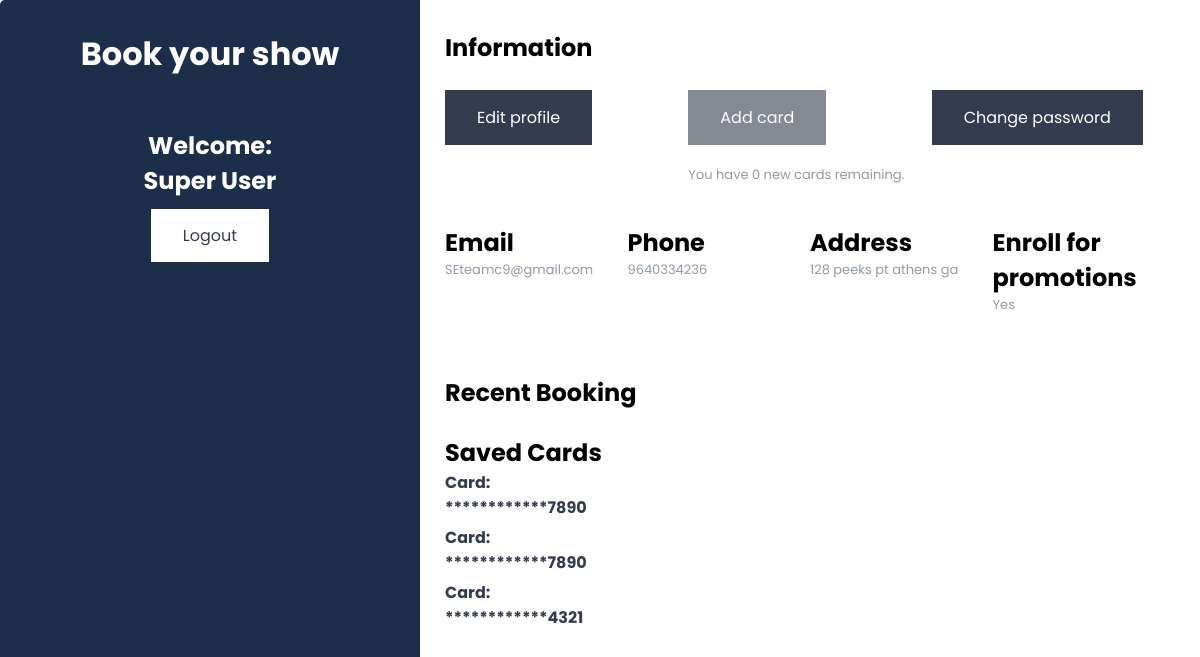
The app's page /user-profile (signed in) with its own data.
### users/models.py (models this page shows, shortened)
class User(AbstractBaseUser, PermissionsMixin):
    username_validator = UnicodeUsernameValidator() if hasattr(validators, 'UnicodeUsernameValidator') else ASCIIUsernameValidator()
    user_name = models.CharField(unique=True, max_length=50, validators=[username_validator])
    first_name = models.CharField(max_length=30)
    last_name = models.CharField(max_length=30)
    email = models.EmailField(unique=True)
    password = models.CharField(_('password'), max_length=128,
        validators=[validators.MinLengthValidator(8), validators.RegexValidator(
            regex='^(?=.*[A-Z])(?=.*\d).*$', message=_("Your password must contain at least 8 characters, including one uppercase letter and one digit."), code='invalid_password'
        )]
    )
    address = models.CharField(max_length=200)
    phone = models.IntegerField(default = None,null=True,blank=True)
    enrollForPromotions = models.BooleanField(default=False)
    is_admin = models.BooleanField(default=False)
    is_staff = models.BooleanField(default=False)
    is_active = models.BooleanField(default=False)
    USERNAME_FIELD = 'user_name'
    REQUIRED_FIELDS = ['first_name', 'last_name', 'email','password','is_admin','is_staff','is_active']
    objects = UserManager()
    def __str__(self):
        return self.user_name

### home/views.py (the view)
# urls.py: path('user-profile', views.user_profile, name="user-profile"),
def user_profile(request):
    users = request.user
    users = User.objects.get(user_name = users)
    cards = Account.objects.filter(user=users)
    orders = Order.objects.filter(userID= users)
    cardList = []
    if cards.count() == 0:
        accountRemaining = 3
    else:
        accountRemaining = 3 - cards.count()
        for card in cards:
            cardno = card.cardNo
            fernet = CardEncr.fernet
            bites = bytes(cardno, 'utf-8')
            decoded = fernet.decrypt(bites).decode()
            decoded = decoded[-4:]
            cardList.append(decoded)
    context = {'users': users, 'accountRemain': accountRemaining, 'cards': cardList,'orders':orders}
    return render(request, '../templates/user-profile.html', context)

### templates/user-profile.html (shortened to what this page needs)
<!DOCTYPE html>
<html lang="en">
{% load static %}
<head>
    <link rel="stylesheet" href="{% static 'css/user-profile.css' %}">
</head>
<body>
    <div class="wrapper">
    <div class="left">
        <a href="{% url 'home' %}" style="text-decoration: none;" class="navbar-brand">
            <h1 style="color: white;">Book your show</h1><br><br>
        </a>
        <h2>Welcome: </h2>
        <h2>{{ user.first_name }} {{ user.last_name }}</h2>
        <br>
        <a href="{% url 'logout' %}" class="logout" style="text-decoration: none; color: #353c4e; font-size: 16px; background-color: white; padding: 15px 32px; text-align: center;">Logout</a>
    </div>
    <div class="right" style="overflow: auto;">
        <div class="info">
          <h2>Information</h2>
            <br>
            <div class="info_data">
                <div class="btn-group data">
                    <a href="{% url 'editprofile' %}" style="text-decoration: none;color: #FFFFFF;"/><button class="button">Edit profile</button></a>
                </div>
                <div class = "btn-group data">
                    {% if accountRemain != 0 %}
                    <a href="{% url 'add-card' %}" style="text-decoration: none;color: #FFFFFF;"/><button class="button">Add card</button></a>
                    {% else %}
                    <button class="button disabled">Add card</button>
                    {% endif %}
                    <br><br><br>
                    <p style="margin-bottom:40px">You have {{accountRemain}} new cards remaining.</p>
                </div>
                <div class="btn-group data">
                    <a href="{% url 'changepassword' %}" style="text-decoration: none;color: #FFFFFF;"/><button class="button">Change password</button></a>
                </div>
            </div>
           <div class="info_data">
                <div class="data">
                    <h2>Email</h2>
                    <p>{{ user.email }}</p>
                </div>
                <div class="data">
                   <h2>Phone</h2>
                   {% if user.phone is not None %}
                    <p>{{ user.phone }}</p>
                   {% else %}
                    <p>-</p>
                   {% endif %}
                </div>
                <div class="data">
                    <h2>Address</h2>
                    {% if user.address %}
                     <p>{{ user.address }}</p>
                    {% else %}
                     <p>-</p>
                    {% endif %}
                 </div>
                <div class="data">
                    <h2>Enroll for promotions</h2>
                    {% if user.enrollForPromotions == True %}
                        <p>Yes</p>
                    {% else %}
                        <p>No</p>
                    {% endif %}
                 </div>
            </div>
        </div>
      <br>
      <div class="">
            <h2>Recent Booking</h2>
        </div>
        <br>
        <div class="info_data">
            <div class="data">
                <h2>Saved Cards</h2>
                {% if cards %}
                    {% for card in cards %}
                        <div class ="projects_data">
                            <div class="data">
                                <h4> Card: ************{{ card }} </h4>
                            </div>
                        </div>
                    {% endfor %}
                {% else %}
                    <div class ="projects_data">
                        <div class="data">
                            <p> No saved cards </p>
                        </div>
                    </div>
                {% endif %}
        </div>
    </div>
</div>
</body>
</html>

### static/css/user-profile.css (style rules this page uses)
* { margin: 0; padding: 0; box-sizing: border-box; list-style: none; font-family: 'Poppins', sans-serif; }
body { background-color: #f3f3f3; }
.wrapper { position: absolute; top: 50%; left: 50%; transform: translate(-50%,-50%); width: 100%; height: 100%; display: flex; box-shadow: 0 1px 20px 0 rgba(69,90,100,.08); }
.wrapper .left { width: 35%; background:#1c2e4a; padding: 30px 25px; border-top-left-radius: 5px; border-bottom-left-radius: 5px; text-align: center; color: #fff; }
.wrapper .right { width: 65%; background: #fff; padding: 30px 25px; }
.wrapper .right .info, .wrapper .right .projects { margin-bottom: 25px; }
.wrapper .right .info_data, .wrapper .right .projects_data { display: flex; justify-content: space-between; }
.wrapper .right .info_data .data, .wrapper .right .projects_data .data { width: 45%; }
.wrapper .right .info_data .data h4, .wrapper .right .projects_data .data h4 { color: #353c4e; margin-bottom: 5px; }
.wrapper .right .info_data .data p, .wrapper .right .projects_data .data p { font-size: 13px; margin-bottom: 10px; color: #919aa3; }

### templates/user-profile.html (style rules this page uses)
.btn-group .button { background-color: #353c4e; border: none; color: white; padding: 15px 32px; text-align: center; text-decoration: none; display: inline-block; font-size: 16px; cursor: pointer; float: left; }
.disabled { opacity: 0.6; cursor: not-allowed; }

### records on screen
User: first_name "Super", last_name "User", email "SEteamc9@gmail.com", phone "9640334236", address "128 peeks pt athens ga"

### other values on screen
{{ accountRemain }} "0"
{{ card }} "7890" "7890" "4321"
